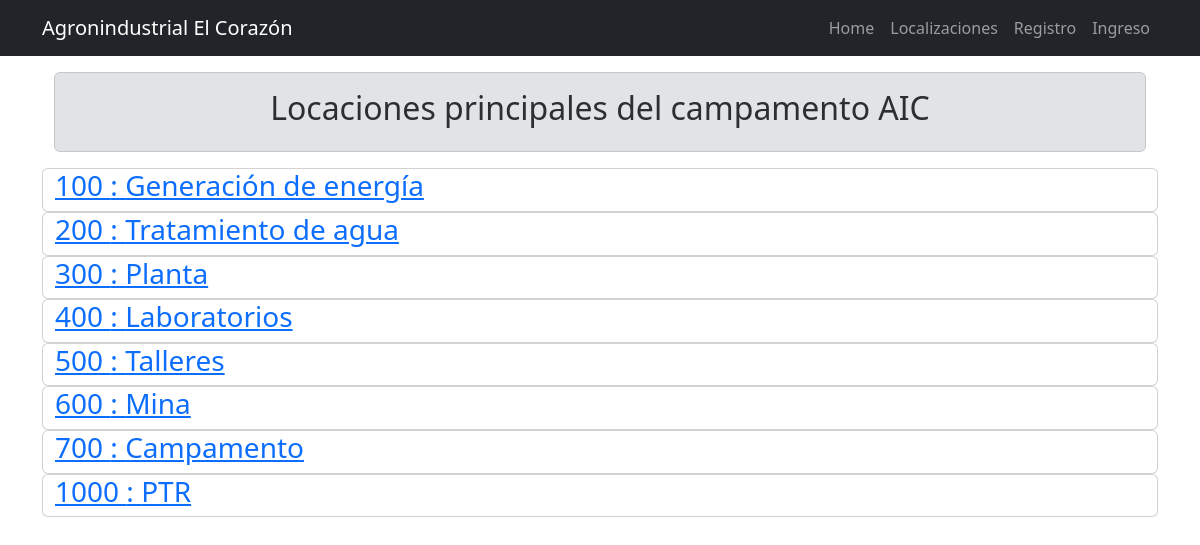
Screenshot of /areas/ with the database file from the repository.
### activos/models.py (models this page shows, shortened)
class Area(models.Model):
    cod_area=models.IntegerField()
    nombre=models.CharField(max_length=200)

### activos/views.py (the view)
# urls.py: path('areas/',views.areas,name="areas"),
def areas(request):
    areas=Area.objects.all()
    return render(request,'areas/areas.html',{
        'locaciones':areas
    })

### activos/templates/areas/areas.html
{% extends 'base.html' %}
{% block content %}
  <div class="container">
    <div class="row">
        <section class="col mt-3">
            <div class="alert alert-secondary" role="alert">
                <h2 class="text-center">Locaciones principales del campamento AIC</h2>
            </div>
        </section>
        {% for locacion in locaciones%}
        <div class="card">
            <a href="{% url 'detalle_areas' locacion.id %}">
                <h3>{{locacion.cod_area}} : {{locacion.nombre}}</h3>
            </a>
        </div>
        {%endfor%}
    </div>
</div>
{% endblock %}

### rows the page displays
Area: cod_area "100", nombre "Generación de energía"
Area: cod_area "200", nombre "Tratamiento de agua"
Area: cod_area "300", nombre "Planta"
Area: cod_area "400", nombre "Laboratorios"
Area: cod_area "500", nombre "Talleres"
Area: cod_area "600", nombre "Mina"
Area: cod_area "700", nombre "Campamento"
Area: cod_area "1000", nombre "PTR"
